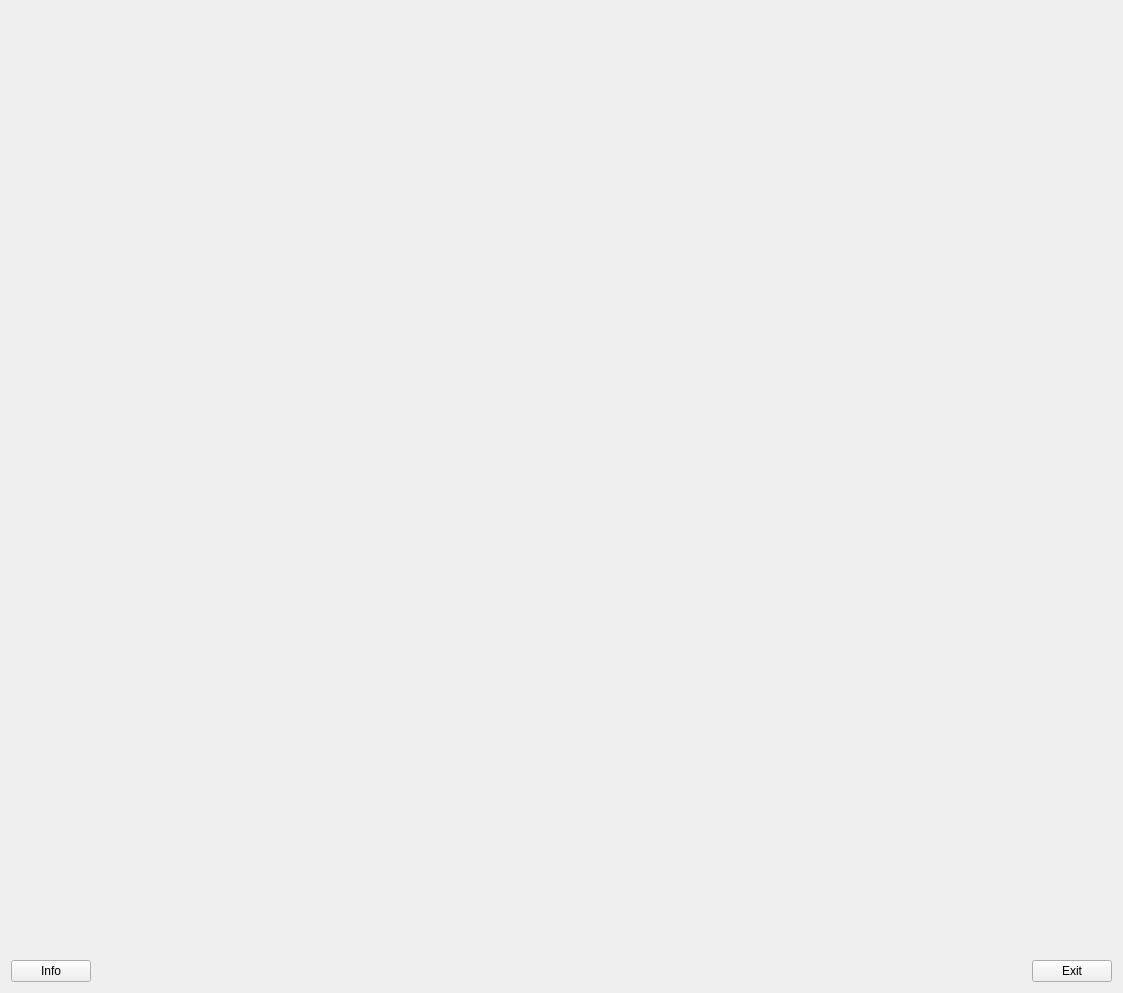
<?xml version="1.0" encoding="UTF-8"?>
<ui version="4.0">
 <class>GuiMainWindow</class>
 <widget class="QMainWindow" name="GuiMainWindow">
  <property name="geometry">
   <rect>
    <x>0</x>
    <y>0</y>
    <width>1123</width>
    <height>993</height>
   </rect>
  </property>
  <property name="windowTitle">
   <string notr="true">GuiMainWindow</string>
  </property>
  <widget class="QWidget" name="centralWidget">
   <layout class="QVBoxLayout" name="verticalLayout_7">
    <item>
     <widget class="XScanSortWidget" name="widgetSort" native="true">
      <property name="sizePolicy">
       <sizepolicy hsizetype="Preferred" vsizetype="Expanding">
        <horstretch>0</horstretch>
        <verstretch>0</verstretch>
       </sizepolicy>
      </property>
     </widget>
    </item>
    <item>
     <layout class="QHBoxLayout" name="horizontalLayout_5">
      <item>
       <widget class="QPushButton" name="pushButtonInfo">
        <property name="text">
         <string>Info</string>
        </property>
       </widget>
      </item>
      <item>
       <spacer name="horizontalSpacer_2">
        <property name="orientation">
         <enum>Qt::Horizontal</enum>
        </property>
        <property name="sizeHint" stdset="0">
         <size>
          <width>40</width>
          <height>20</height>
         </size>
        </property>
       </spacer>
      </item>
      <item>
       <widget class="QPushButton" name="pushButtonExit">
        <property name="text">
         <string>Exit</string>
        </property>
       </widget>
      </item>
     </layout>
    </item>
   </layout>
  </widget>
 </widget>
 <layoutdefault spacing="6" margin="11"/>
 <customwidgets>
  <customwidget>
   <class>XScanSortWidget</class>
   <extends>QWidget</extends>
   <header>xscansortwidget.h</header>
   <container>1</container>
  </customwidget>
 </customwidgets>
 <resources/>
 <connections/>
</ui>
